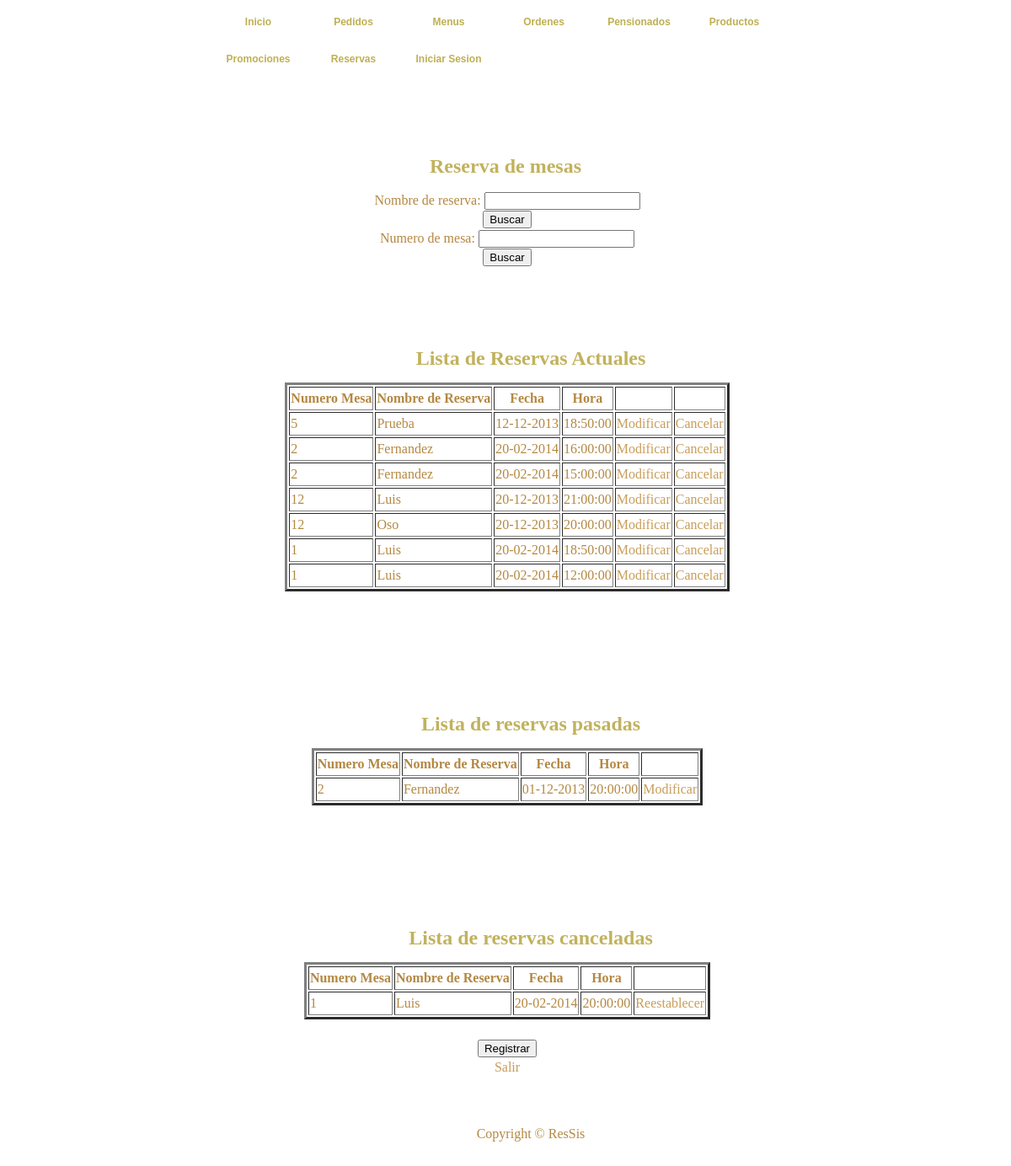
/ReservaMesas/index.php (signed in), run on the app's committed database.
### tables this page shows
CREATE TABLE `reserva_mesa` (
  `cod_reserva_mesa` bigint(12) NOT NULL AUTO_INCREMENT COMMENT 'Codigo de reserva de una mesa',
  `num_mesa` int(2) NOT NULL COMMENT 'Numero de mesa reservada',
  `nombre_cliente` varchar(40) NOT NULL COMMENT 'Nombre del cliente para la reserva',
  `fecha` date NOT NULL COMMENT 'Fecha de la reserva',
  `hora` time NOT NULL COMMENT 'Hora de la reserva',
  `estado` tinyint(1) NOT NULL COMMENT 'Estado de la reserva Activa o Inactiva',
  `terminada` tinyint(1) NOT NULL COMMENT 'Indicador de finalizacion de la reserva',
  PRIMARY KEY (`cod_reserva_mesa`)
);

### ReservaMesas/index.php (the view, shortened to what this page needs)
<!DOCTYPE html PUBLIC "-//W3C//DTD XHTML 1.0 Transitional//EN" "http://www.w3.org/TR/xhtml1/DTD/xhtml1-transitional.dtd">
<HTML xmlns="http://www.w3.org/1999/xhtml">
	<HEAD>
		<link href="../CSS/templatemo_style.css" rel="stylesheet" type="text/css" />
		<?php require("../db/conexion_db.php");
		function mostrar_datos($res) {
			while($row=mysql_fetch_row($res)){
				$id=$row[0];
				$estado=$row[5];
				echo "<TR>";
				echo "<TD>".$row[1]."</TD>";
				echo "<TD>".$row[2]."</TD>";
				echo "<TD>".date_create($row[3])->format('d-m-Y')."</TD>";
				echo "<TD>".$row[4]."</TD>";
				if($row[5])
					echo "<TD>"."<a href=\"editar_reserva.php?aux=$id\">Modificar</a>"."</TD>";
				if ($row[5] && !$row[6])
					echo "<TD>"."<a href=\"cancelar_reserva.php?aux=$id&estado=$estado\">Cancelar</a>"."</TD>";
				else
					if (!$row[6])
						echo "<TD>"."<a href=\"cancelar_reserva.php?aux=$id&estado=$estado\">Reestablecer</a>"."</TD>";
				echo "</TR>";
			}
		}
		function obtener_datos($mesa, $nombre, $estado, $terminado){
			if (!is_null($mesa)) {
				$res=mysql_query("SELECT * FROM reserva_mesa where estado='$estado' and terminada='$terminado' and num_mesa = '$mesa' ORDER BY cod_reserva_mesa DESC");
			} else {
				if (!is_null($nombre)){
					$res=mysql_query("SELECT * FROM reserva_mesa where estado='$estado' and terminada='$terminado' and nombre_cliente like '%$nombre%' ORDER BY cod_reserva_mesa DESC");
				} else {
					$res=mysql_query("SELECT * FROM reserva_mesa where estado='$estado' and terminada='$terminado' ORDER BY cod_reserva_mesa DESC");
				}
			}
			mostrar_datos($res);
		}
		function llenarTablas($estado, $terminado){
			if(isset($_GET["Buscar"])){
				if(isset($_GET["mesa"])){
					obtener_datos($_GET["mesa"], null, $estado, $terminado);
				} else {
					if(isset($_GET["nombre"])){
						obtener_datos(null, $_GET["nombre"], $estado, $terminado);
					} else {
						obtener_datos(null, null, $estado, $terminado);
					}
				}
			} else {
				obtener_datos(null, null, $estado, $terminado);
			}
		}
		?>
	</HEAD>
	<BODY>
	<div id="templatemo_container">
			<div class="templatemo_topmenu">
				<ul>
      				<li><a href="../index.html" >Inicio</a></li>
      				<li><a href="../Pedidos/index.php" >Pedidos</a></li>
      				<li><a href="../Menus/listaMenuDiario.php" >Menus</a></li>
				    <li><a href="../Ordenes/index.php">Ordenes</a></li>
				    <li><a href="../Pensionados/listaPensionados.php">Pensionados</a></li>
				    <li><a href="../Productos/listaProductos.php">Productos</a></li>
				    <li><a href="../principalMarketing.php">Promociones</a></li>
				    <li><a href="index.php" class="current">Reservas</a></li>
				    <li><a href="../Usuarios/login.php">Iniciar Sesion</a></li>
      			</ul>
			 </div>
			<div id="templatemo_topsection">Reserva de mesas<br></div>
			<BR>
		<div id="templatemo_content_section">
		<CENTER>
		<FORM NAME="Datos1" Method="get" Action="index.php">
			Nombre de reserva: <INPUT TYPE=Text NAME="nombre"><BR>
			<INPUT TYPE=Submit NAME="Buscar" VALUE="Buscar"><DD></DD>
		</FORM>
		<FORM NAME="Datos2" Method="get" Action="index.php">
			Numero de mesa: <INPUT TYPE=Text NAME="mesa"><BR>
			<INPUT TYPE=Submit NAME="Buscar" VALUE="Buscar"><DD></DD>
		</FORM>
			<div id="templatemo_topsection">Lista de Reservas Actuales<br></div>
			<TABLE BORDER=3>
				<TR>
					<TH>Numero Mesa</TH>
					<TH>Nombre de Reserva</TH>
					<TH>Fecha</TH>
					<TH>Hora</TH>
					<TH></TH>
					<TH></TH>
				</TR>
				<?php
					llenarTablas(1,0);
				?>
			</TABLE>
			<BR><BR>
			<div id="templatemo_topsection">Lista de reservas pasadas<br></div>
			<TABLE BORDER=3>
				<TR>
					<TH>Numero Mesa</TH>
					<TH>Nombre de Reserva</TH>
					<TH>Fecha</TH>
					<TH>Hora</TH>
					<TH></TH>
				</TR>
				<?php
					llenarTablas(1,1);
				?>
			</TABLE>
			<BR><BR>
			<div id="templatemo_topsection">Lista de reservas canceladas<br></div>
			<TABLE BORDER=3>
				<TR>
					<TH>Numero Mesa</TH>
					<TH>Nombre de Reserva</TH>
					<TH>Fecha</TH>
					<TH>Hora</TH>
					<TH></TH>
				</TR>
				<?php
					llenarTablas(0,0);
				?>
			</TABLE>
			<br>
			<form action="reservar_mesa.html">
				<input type = "submit" name="Registrar" value = "Registrar">
			</form>
			<a href="../salir.php">Salir</a>
		</CENTER>
		<div id="templatemo_footer">Copyright © ResSis</div>
	</BODY>
</HTML>

### CSS/templatemo_style.css (style rules this page uses)
html { background: url(images/templatemo_html_bg.jpg) repeat; }
body { margin: 0; padding:0; font-family: "Times New Roman", Times, serif; font-size: 16px; line-height: 1.5em; color: #b48842; background: url(images/templatemo_body_bg.jpg) repeat-x center top; width: 100%; display: table; }
a:link, a:visited { color: #c89d59; text-decoration: none; }
#templatemo_container { width: 806px; margin: auto; }
.templatemo_topmenu { margin: auto; width: 700px; position:relative; }
.templatemo_topmenu ul { list-style: none; padding: 0px; margin: 0px; }
.templatemo_topmenu li { display: inline; }
.templatemo_topmenu li a { float: left; font-family: Arial, Helvetica, sans-serif; font-size: 12px; font-weight: bold; text-align: center; color: #beb052; width: 103px; height: 30px; margin-left: 5px; margin-right: 5px; padding-top: 14px; }
.templatemo_topmenu li a:hover, .templatemo_topmenu li .current { color: #beb052; background: url(images/templatemo_button_hover.jpg) no-repeat; }
#templatemo_topsection { float: left; margin-top: 40px; width: 806px; height: 48px; color: #c1b25d; font-size: 24px; font-weight: bold; padding-top: 50px; line-height: 1.6em; text-align: center; background: url(images/templatemo_title_bg.jpg) no-repeat; }
#templatemo_content_section { float: left; width: 750px; text-align: justify; padding-left: 30px; }
#templatemo_footer { float: left; margin: auto; margin-top: 20px; text-align: center; padding-top: 35px; width: 806px; height: 50px; background: url(images/templatemo_footer.jpg) no-repeat; background-position: top; }

### data on the page
reserva_mesa: num_mesa "5", nombre_cliente "Prueba", fecha "12-12-2013", hora "18:50:00"
reserva_mesa: num_mesa "2", nombre_cliente "Fernandez", fecha "20-02-2014", hora "16:00:00"
reserva_mesa: num_mesa "2", nombre_cliente "Fernandez", fecha "20-02-2014", hora "15:00:00"
reserva_mesa: num_mesa "12", nombre_cliente "Luis", fecha "20-12-2013", hora "21:00:00"
reserva_mesa: num_mesa "12", nombre_cliente "Oso", fecha "20-12-2013", hora "20:00:00"
reserva_mesa: num_mesa "1", nombre_cliente "Luis", fecha "20-02-2014", hora "18:50:00"
reserva_mesa: num_mesa "1", nombre_cliente "Luis", fecha "20-02-2014", hora "12:00:00"
reserva_mesa: num_mesa "2", nombre_cliente "Fernandez", fecha "01-12-2013", hora "20:00:00"
reserva_mesa: num_mesa "1", nombre_cliente "Luis", fecha "20-02-2014", hora "20:00:00"
